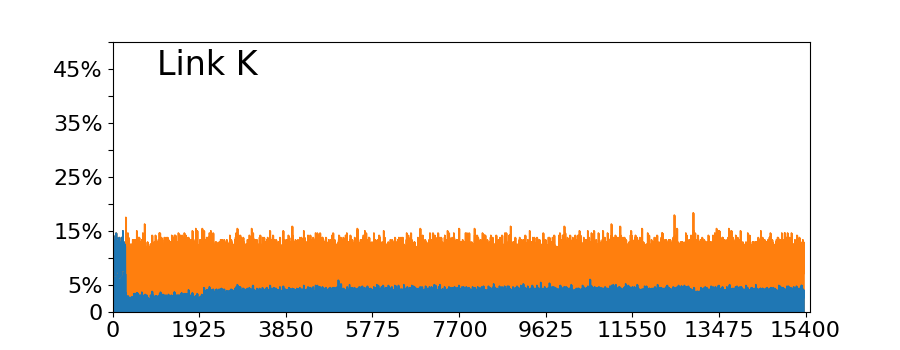

Here is the Python script that generated this plot:
import pandas as pd
import matplotlib.pyplot as plt
import csv
import numpy as np

kenabled = pd.read_csv("kenabled.txt",delimiter='|',usecols=[3],skiprows=12)
kdisabled = pd.read_csv("kdisabled.txt",delimiter='|',usecols=[3],skiprows=12)

sin = [x[0] for x in kdisabled.values.tolist()]
con = [x[0] for x in kenabled.values.tolist()]
con= np.array(con)/3

x = len(kenabled)

plt.figure(figsize=(9, 3.5))
plt.suptitle('Link K',x= 0.23, y= 0.86, fontsize=24)

plt.plot(kdisabled,color='#FF7F0E',lw=1, label='Disabled')
plt.fill_between(list(range(x)), 0,  sin,color='#FF7F0E')
plt.plot(kenabled/3, color='#1F77B4',lw=1, label='Enabled')
plt.fill_between(list(range(x)), 0,  con, color='#1F77B4')

#plt.legend(loc='upper right')

plt.xlim(0,15500)
plt.xticks(np.arange(0, 15500, 1925), ['0', '1925', '3850', '5775', '7700', '9625', '11550', '13475', '15400'], fontsize=16)
plt.ylim(0,4992)
plt.yticks(np.arange(0, 6864, 624), ['0', '5%', '', '15%', '', '25%', '', '35%', '', '45%', ''], fontsize=16)

plt.show()
